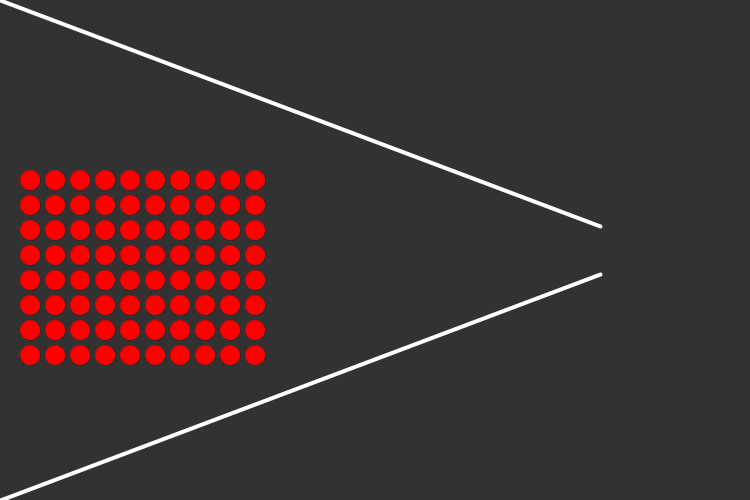
Frame 1 (no input)
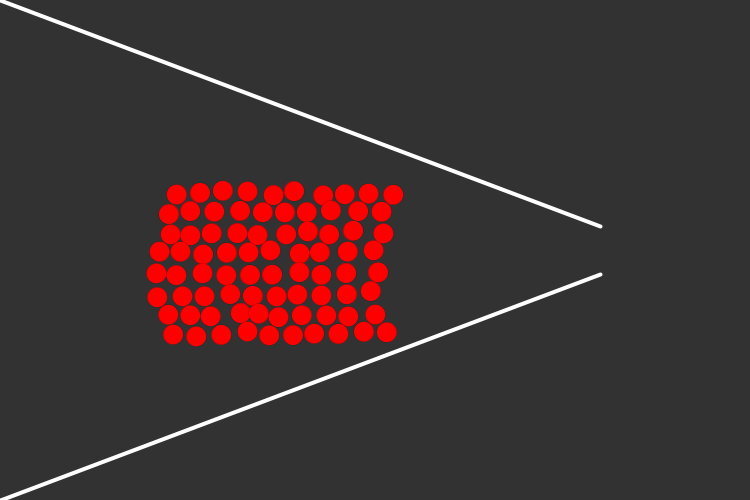
Frame 60 (the mouse pressed at the canvas centre just before this capture)
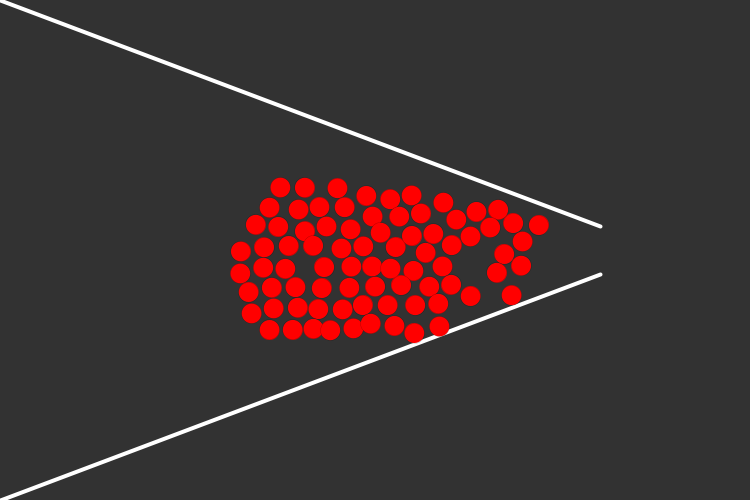
Frame 120 (the mouse held since frame 60 and released just before this capture)

The Processing sketch that drew these frames (run headless with seeded random() and noise(); from frame 60 on, the mouse is pressed at the canvas centre):

// Processing sketch: lab3
// ── lab3.pde
//Constantes de simulacion
public static int r_i = 10;
public static int R = 80 ;
public static float A_i = 25;
public static float B_i = 0.08;
public static int k = 75;
public static int K = 3000;
public static float v_0 = 5;
public static float T_i = 0.5;
public static float M = 1;
//Constantes del ambiente
public static int numParticles = 10;
public static ArrayList<Individuo> multitud;
public static PVector Y_SUP = new PVector( 600, 226);
public static PVector Y_SUP1 = new PVector(0,0);
public static PVector Y_INF = new PVector(600, 274);
public static PVector Y_INF1 = new PVector(0, 500);
public static int ID = 0;


PVector getDistance( PVector l1, PVector l2, PVector p){
  PVector result = new PVector(); 
  
  float dx = l2.x - l1.x; 
  float dy = l2.y - l1.y; 
  float d = sqrt( dx*dx + dy*dy ); 
  float ca = dx/d; // cosine
  float sa = dy/d; // sine 
  
  float mX = (-l1.x+p.x)*ca + (-l1.y+p.y)*sa; 
  
  if( mX <= 0 ){
    result.x = l1.x; 
    result.y = l1.y; 
  }
  else if( mX >= d ){
    result.x = l2.x; 
    result.y = l2.y; 
  }
  else{
    result.x = l1.x + mX*ca; 
    result.y = l1.y + mX*sa; 
  }
  
  dx = p.x - result.x; 
  dy = p.y - result.y; 
  result.z = sqrt( dx*dx + dy*dy ); 
  
  return result;   
}




void addIndividuo(PVector position){
   multitud.add(new Individuo(position));
}

void setInitialMultitud(){ //<>//
  float DIAMETER = r_i*2;
  PVector numParticles = new PVector(10,8);
  PVector initialPosition = new PVector(2*r_i,250 );
  PVector sizeBox = PVector.mult(numParticles,r_i*2);
  PVector origin = new PVector(initialPosition.x, initialPosition.y-sizeBox.y/2);
  for (int y = 0; y<numParticles.y; y++){
    for(int x=0; x<numParticles.x;x++){
      PVector position = new PVector(origin.x + DIAMETER*(float)x+DIAMETER/2, origin.y + DIAMETER*(float)y+DIAMETER/2);
      addIndividuo(position.copy());
      origin.add(5,0);
    }
    origin.x = initialPosition.x;
    origin.add(0,5);
    
  }
}

void drawLines(){
  stroke(255);
  strokeWeight(4);
  line(0,0,600,226);
  stroke(255);
  line(600,274,0,500);

}
//Dibujo del circulo que representa a un individuo
void render(Individuo individuo) {

  fill(255,0,0);
  //stroke(0);
  //pushMatrix();
  stroke(0);
  strokeWeight(0);
  ellipse(individuo.position.x, individuo.position.y, individuo.r,individuo.r);        

}

//Actualizacion de fuerzas
void updateParticles( ){
  deleteIndividuos();
  for (Individuo a: multitud) {
    render(a);
  }
  for( Individuo a: multitud){
    a.updateForce();
  }
  for (Individuo a: multitud) {
    a.updateVelocity();
    a.updatePosition();
  }
}


void deleteIndividuos (){
  int index = 0;
  ArrayList<Individuo> multitudAux = (ArrayList<Individuo>)multitud.clone();
  for (Individuo i : multitud){
    if(i.position.x > 600 ){
      multitudAux.remove(index);
    }else{
      index ++;
    }
  }
  multitud = multitudAux;
}

void setup() {
  size(750, 500);
  background(50);
  frameRate(30);
  ellipseMode(RADIUS);
  multitud = new ArrayList<Individuo>();
  setInitialMultitud();
}

void draw() {
  
    pushMatrix();
  background(50);
    drawLines();

  updateParticles();
    popMatrix();

}
// Distancia a la muralla...
//PVector tangent = new PVector(nextV.y - currentV.y, currentV.x - nextV.x);
//tangent.normalize();

// ── Individuo.pde
  PVector position;
  PVector velocity;
  float r;
  PVector e;
  PVector f_total;
  
  float fr_limit = 20;
  float fcorp_limit = 15;
  float ffric_limit = 10;
  float fr_limit_wall = 10;
  float fcorp_limit_wall = 25;
  float ffric_limit_wall = 15;
  
  
  public class Individuo {
    int id;
    PVector position;
     PVector velocity;
     PVector f_total;
     PVector e;
     float r;
    
  Individuo(PVector position){
     this.position = position;
     this.id = ID;
     this.velocity = new PVector(0,0);
     this.f_total = new PVector(0,0);
     this.e = new PVector(0,0);
     this.r = r_i;
     ID++;
  }
  ArrayList<Individuo> getVicinity(){
    ArrayList<Individuo> vicinity = new ArrayList<Individuo>();
    for(Individuo b: multitud){
      if(PVector.dist(this.position,b.position) < R  && this.id != b.id){
        vicinity.add(b);
      }
    }
    return vicinity;
  }
  
  ArrayList<Individuo> getContactGroup(){
    ArrayList<Individuo> contact = new ArrayList<Individuo>();
    for(Individuo b: multitud){
      if(PVector.dist(this.position,b.position) < (this.r + b.r) && this.id != b.id){
        contact.add(b);
      }
    }
    return contact;
  }
  
  void updatePosition(){
    PVector newPosition = PVector.mult(this.velocity, T_i); 
    this.position.add(newPosition);                                                                                                               
  }
  
  
  void updateVelocity(){
    
    this.velocity.add(PVector.mult(this.f_total,T_i));
    this.velocity.limit(v_0);
  }
   void updateForce(){
    
     this.f_total.set(0,0);
     this.calculatedesiredDirectionForce();
     calculateRepulsionForceWall(Y_SUP, Y_SUP1);
     calculateRepulsionForceWall(Y_INF, Y_INF1);
     calculateCorporalForceWall(Y_SUP, Y_SUP1);
     calculateCorporalForceWall(Y_INF, Y_INF1);
     calculateFrictionForceWall(Y_SUP, Y_SUP1);
     calculateFrictionForceWall(Y_INF, Y_INF1);
   
     
     
     ArrayList<Individuo> vicinity = this.getVicinity();
     ArrayList<Individuo> contact = this.getContactGroup();
     for (Individuo i: vicinity){
       this.calculateRepulsionForce(i);
     }
     for (Individuo i: contact){
       this.calculateCorporalForce(i);
       this.calculateFrictionForce(i);
     }
     
     
     //println("F: ",this.f_total);

     
     
     
  }
  
  
  
  //Fuerzas
 void calculatedesiredDirectionForce(){
   PVector supDesiredPosition = new PVector(600, 239);
   PVector infDesiredPosition = new PVector(600, 261);
   if(this.position.y-this.r >= supDesiredPosition.y && this.position.y+this.r <= infDesiredPosition.y   ){
     this.e = new PVector(1,0);
   }
   else{
     if(this.position.y-this.r <= supDesiredPosition.y){
         this.e =  PVector.sub(supDesiredPosition,this.position).normalize();
     }
     if(this.position.y+this.r >= infDesiredPosition.y){
       this.e = PVector.sub(infDesiredPosition,this.position).normalize();
     }
   }
   this.f_total.add(PVector.div(PVector.sub(PVector.mult(this.e, v_0), this.velocity), T_i));
 }
 
 void calculateRepulsionForce(Individuo i){
   //Distancia hacia el individuo
   float distance = PVector.dist(this.position, i.position);
   if(distance <=14){distance = 14;}
   PVector nij = PVector.div(PVector.sub(this.position, i.position),distance).normalize();
   PVector f_r =  PVector.mult(nij, A_i*exp((this.r+i.r - distance)/B_i));
   f_r.limit(fr_limit);
   this.f_total.add(f_r);
   
 }
 
 void calculateCorporalForce(Individuo i){
   float distance = PVector.dist(this.position, i.position);
   if(distance <=14){distance = 14;}
   PVector nij = PVector.div(PVector.sub(this.position, i.position),distance).normalize();
   PVector f = PVector.mult(nij, 2*k*(this.r+i.r - distance));
   f.limit(fcorp_limit);
   this.f_total.add(f);
 
 
 }
 
 void calculateFrictionForce(Individuo i ){
   float distance = PVector.dist(this.position, i.position);
   if(distance <=14){distance = 14;}

   PVector nij = PVector.div(PVector.sub(this.position, i.position),distance).normalize();
   PVector tang = new PVector(-nij.y,nij.x); 
   float deltaV = PVector.dot( PVector.sub(i.velocity, this.velocity), tang  );
   PVector f = PVector.mult(tang, K*deltaV*( (this.r + i.r)-distance ));
   f.limit(ffric_limit);
   this.f_total.add(f);
 }
 
  void calculateRepulsionForceWall(PVector WallInit, PVector WallEnd){
   //Distancia hacia el individuo
   PVector perpendicularVector =point_perpendicular(WallInit, WallEnd);
   float distance = PVector.dist(perpendicularVector, this.position);
      if(distance <=16){distance = 16;}

   PVector niw = PVector.div(PVector.sub(this.position, perpendicularVector),distance).normalize();
   
   PVector f_r =  PVector.mult(niw, A_i*exp( (this.r*2 - distance)/B_i ));
   f_r.limit(fr_limit_wall);
   
   //Distancia hasta la muralla
   this.f_total.add(f_r);
 }
 
  
  void calculateCorporalForceWall(PVector WallInit, PVector WallEnd){
    PVector perpendicularVector =point_perpendicular(WallInit,WallEnd);
    float distance = PVector.dist(this.position,perpendicularVector);
    if(distance <= 2*this.r){
      PVector niw = PVector.div(PVector.sub(this.position, perpendicularVector),distance).normalize();
      PVector f = PVector.mult(niw, 2*k*( this.r-distance ));
      //println("CONTACT FORCE: ",f, "DISTANCE: ",distance, "NIW: ",niw, "R:",r);
      f.limit(fcorp_limit_wall);
      this.f_total.add(f);
    }
    
  }
 
 void calculateFrictionForceWall(PVector WallInit, PVector WallEnd){
   PVector perpendicularVector =point_perpendicular(WallInit,WallEnd);
   float distance = PVector.dist(this.position,perpendicularVector);
   if(distance <= 2*this.r){
     PVector niw = PVector.div(PVector.sub(this.position, perpendicularVector),distance).normalize();
     PVector tang = new PVector(-niw.y,niw.x); 
     float deltaV = PVector.dot( this.velocity,tang);
     PVector f = PVector.mult(tang, deltaV*K*(r-distance));
     f.limit(ffric_limit_wall);
     this.f_total.add(f);
   }
   
 }

 PVector point_perpendicular(PVector p1, PVector p2) {
  double dx = p2.x - p1.x;
  double dy = p2.y - p1.y;
  double mag = Math.sqrt(dx*dx + dy*dy);
  // Vector unitario
  dx = dx/mag;
  dy = dy/mag;

  // Obtiene el punto
  double lamda = (dx * (this.position.x - p1.x)) + (dy * (this.position.y - p1.y));
  float x4 = (float) ((dx * lamda) + p1.x);
  float y4 = (float) ((dy * lamda) + p1.y);
  return new PVector(x4, y4);
}
 
 
 PVector getPerpendicularVector(PVector wallInit, PVector wallEnd){
   float k = ((wallEnd.y-wallInit.y) * (this.position.x-wallInit.x) - (wallEnd.x-wallInit.x) * (this.position.y-wallInit.y)) / (pow(wallEnd.y-wallInit.y,2) + pow(wallEnd.x-wallInit.x,2));
   PVector perpendicularPosition = new PVector(this.position.x - k * (wallEnd.y-wallInit.y),this.position.y + k * (wallEnd.x-wallInit.x));
   return perpendicularPosition;
 }
 
  

}
